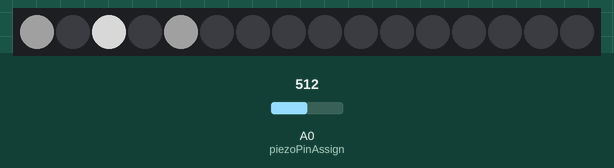
Simulated run of this sketch. Board: Arduino Uno, built with avr-gcc and run on an emulated ATmega328P. Shown: 16 RGB LEDs in strip order, left to right. The inputs (shaded band) are chosen by the test bench; at power-on: A0 (piezoPinAssign) = 512. Dim RGB values are drawn brighter than linear; random numbers use the default seed unless the sketch sets one; what the sketch prints to the serial monitor is not drawn.

Above: at 1.2 s.
1.3 s: A0 (piezoPinAssign) set to 75
2.8 s: A0 (piezoPinAssign) set to 95
At 3.87 s:
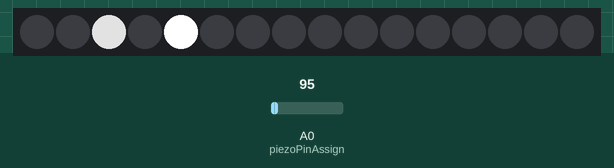
At 5.6 s:
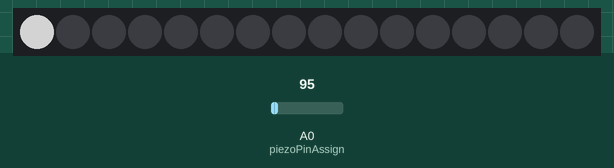
5.8 s: A0 (piezoPinAssign) set to 70
Timing chart, 0 to 8.8 s (numbered marks = the images above; inputs shaded):
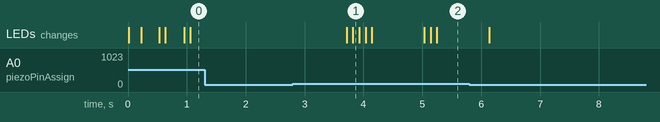

Measured:
- after the input at 1.3 s, every drawn part: stays the same
- after the input at 2.8 s, the LEDs: first change after 0.92 s (image 1 shows a later state)

The sketch:

StreetDrumv12.ino
```cpp
//v11 This will include time partitions that will have more active states of motion
//program switching
//Things to do:
//Trigger Led on hit from the kick/
//programs:
//1: change color every hit on full for 1 second durration and continues if hit within that time frame
//every time a hit is triggred turn off the sensing for a sec b.x there are mini hits due to the drum elasticity
int onOffPattern[16][4] = {{0,0,0,0},{0,0,0,1},{0,0,1,0},
{0,0,1,1},{0,1,0,0},{0,1,0,1},{0,1,1,0},{0,1,1,1},{1,0,0,0},{1,0,0,1},{1,0,1,0},
{1,0,1,1},{1,1,0,0},{1,1,0,1},{1,1,1,0},{1,1,1,1}};
int selectElementInPattern=0;
int selectPattern= random(9,15);

#include "Tlc5940.h"
#include "colorValues.h"
int piezoPinAssign = A0; //assigns pin0 on arduino to be input for piezo Sensor
int sensorData;
int lowPassThreshold = 80;
int tlcResolution = 4095;
int colorSelector = 0;
int colorTableSelect =0;
//timer section below
unsigned long previousMillis = 0;
const long interval = 9000;
int lightOn = 0;

unsigned long previousMillis2 = 0;
const long interval2 = 3000;


unsigned long drumHitsInSeshin=0;

void setup(){
  Serial.begin(9600);//Allows for use of chars and strings as output in serial
  Tlc.init();//initializes the tlc5940 breakout
   randomSeed(analogRead(1));
}

void loop(){

  sensorData = analogRead(piezoPinAssign);//Retrieves hit data from the kick drum through the piezoPinAssigg and snds it to sensor data for safe keeping.
  //Serial.println(colorSelector);
  Serial.println(random(0,100));
  if((sensorData > lowPassThreshold)&&(random(0,100)>85)){//Set lPT so tiny knocks don't trigger the light.

     if((random(0,100)>70&&drumHitsInSeshin<15)||(random(0,100)>70&&drumHitsInSeshin>25)){
     Tlc.set(4,0);
     Tlc.set(2,0);
     Tlc.set(0,0);
     }

    int patternSelectTemp = onOffPattern[selectPattern][selectElementInPattern];

    if((random(0,100)>85)){
//Serial.print("go");
      double i = .99;
      int red = scaledLedValue(colorSelector,0);
      int green = scaledLedValue(colorSelector,1);
      int blue = scaledLedValue(colorSelector,2);
      while(0<i){
      Serial.print(i);
       Tlc.set(4,red*i);
       Tlc.set(2,green*i);
       Tlc.set(0,blue*i);
       Tlc.update();
       i=i-.005;}
       Tlc.set(4,0);
       Tlc.set(2,0);
       Tlc.set(0,0);
       Tlc.update();

        colorSelector++;
      }
    else if((patternSelectTemp)&&(drumHitsInSeshin<15)||(patternSelectTemp)&&(drumHitsInSeshin>25)){
      lightOn=1;
      Serial.print("Light On: ");
      Tlc.set(4,scaledLedValue(colorSelector,0));
      Tlc.set(2,scaledLedValue(colorSelector,1));
      Tlc.set(0,scaledLedValue(colorSelector,2));

      colorSelector++;
      previousMillis= millis();
    }
    else if(drumHitsInSeshin>=15&&drumHitsInSeshin<=25){
       Serial.print("Light On: ");
      Tlc.set(4,scaledLedValue(colorSelector,0));
      Tlc.set(2,scaledLedValue(colorSelector,1));
      Tlc.set(0,scaledLedValue(colorSelector,2));

      colorSelector++;
      previousMillis= millis();

    }


    Tlc.update();
    Serial.println(selectElementInPattern);
    drumHitsInSeshin++;

    selectElementInPattern++;

    if(selectElementInPattern>3){
      selectElementInPattern=0;
      selectPattern = random(7,15);
      //selectPattern++;
    }
    if(selectPattern>=15){
      //selectPattern=0;
    }
    delay(100);
   }
  unsigned long currentMillis = millis();
  if ((currentMillis - previousMillis >= interval)&&(lightOn)) {
    // save the last time you blinked the LED
      Tlc.set(0,0);
      Tlc.set(2,0);
      Tlc.set(4,0);
      Tlc.update();
      //Serial.println("triggered");
    previousMillis = currentMillis;
    lightOn=0;
  }
  unsigned long currentMillis2 = millis();
  if (currentMillis2 - previousMillis2 >= interval2){
        previousMillis2 = currentMillis2;

  }


}
```

Source omitted: colorValues.h (data table, 1836 bytes)
